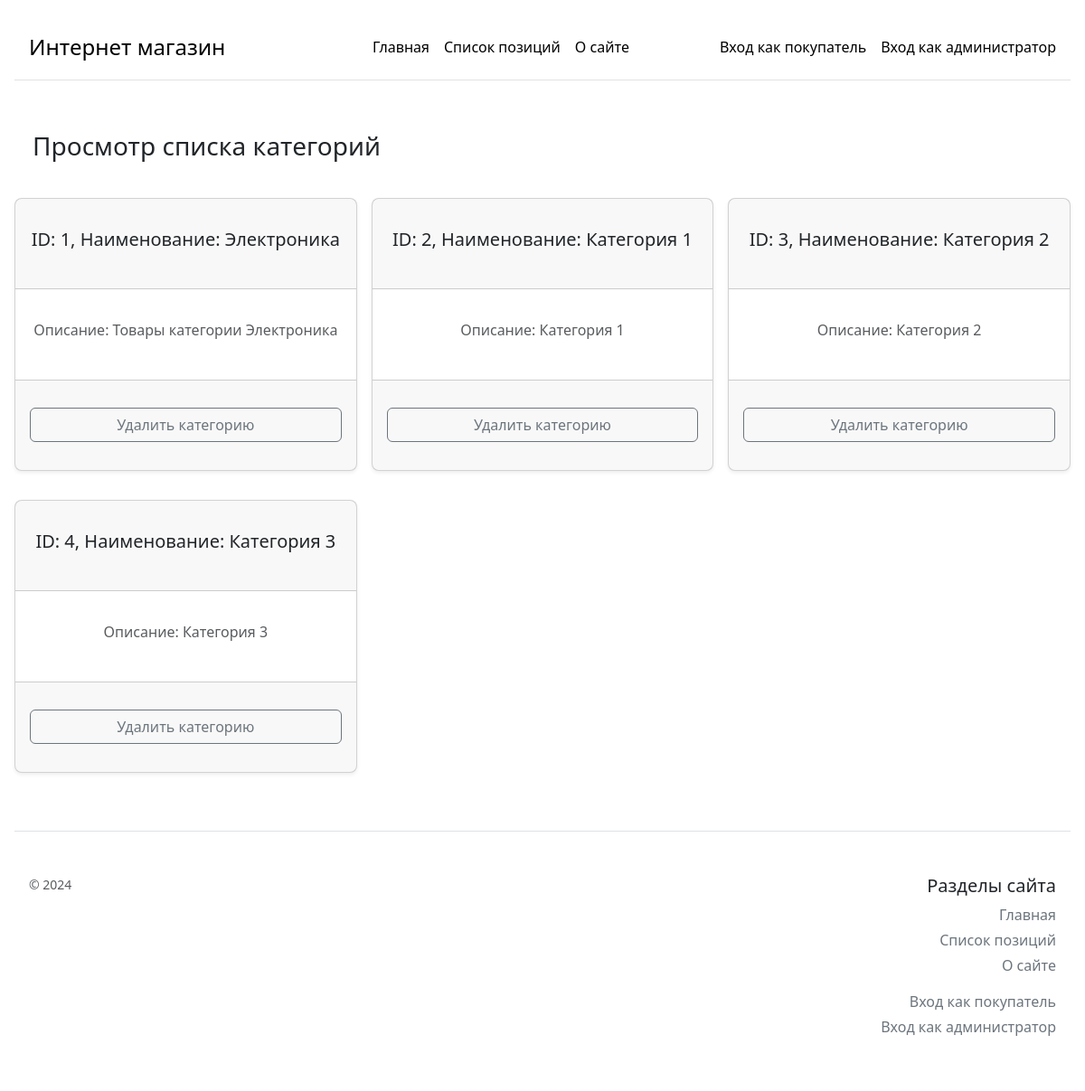
The page /categories_list on the database as committed earlier.
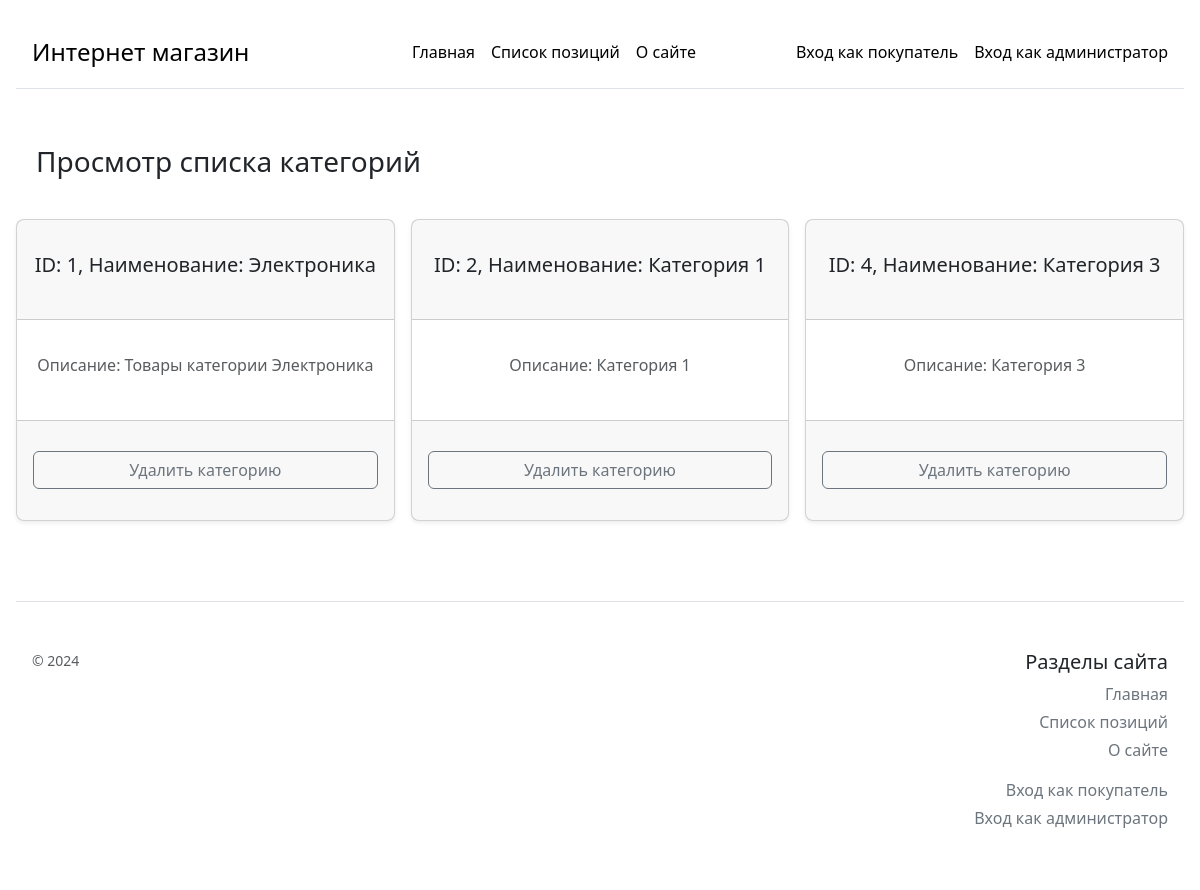
The same page on the database as committed later.
### models/category.py (models this page shows, shortened)
    class CategoryModel(db.Model):
        __tablename__ = 'categories'
        id = db.Column(db.Integer(), primary_key=True)
        name = db.Column(db.String(100), unique=True, nullable=False)
        discription = db.Column(db.Text, unique=False, nullable=False)

### main.py (the view)
@app.route('/categories_list', methods=['POST', 'GET'])
def categoriesList():
    return categoriesListHandler(CategoryModel, db, autorization)

### route_handlers/categories_list.py (called while the page is built)
def categoriesListHandler(CategoryModel, db: SQLAlchemy, autorization):
    if request.method == 'POST':
        categoryId = request.form['id']
        category = CategoryModel.query.filter_by(id=categoryId).first()
        if (category != None):
            db.session.delete(category)
            db.session.commit()
    CategoriesFromQuery = CategoryModel.query.all()
    categories = []
    for category in CategoriesFromQuery:
        categories.append({
            'id': category.id,
            'name': category.name,
            'discription': category.discription
        })
    return render_template('categories_list.html', categories=categories, autorization=autorization)

### templates/categories_list.html (shortened to what this page needs)
{% extends 'template.html' %}
{% block body %}
<div class="row p-3">
    <div class="col p-3">
        <h3>Просмотр списка категорий</h3>
    </div>
</div>
<form method="post">
    <div class="row row-cols-1 row-cols-md-3 mb-3 text-center g-3">
        {% for category in categories %}
        <div class="col">
            <div class="card mb-3 rounded-3 shadow-sm text-center">
                <div class="card-header"
                    style="min-height: 100px; display: flex; align-items: center; justify-content: center;">
                    <h5>ID: {{ category['id'] }}, Наименование: {{ category['name'] }}</h5>
                </div>
                <div class="card-body text-muted"
                    style="min-height: 100px; display: flex; align-items: center; justify-content: center;">
                    <h6>Описание: {{ category['discription'] }}</h6>
                </div>
                <div class="card-footer"
                    style="min-height: 100px; display: flex; align-items: center; justify-content: center;">
                    <button type="button" class="w-100 btn btn-m btn-outline-secondary" data-bs-toggle="modal"
                        data-bs-target="#modal_{{ category['id'] }}">Удалить категорию</button>
                </div>
            </div>
        </div>
        {% endfor %}
    </div>
</form>
{% endblock %}

### templates/template.html (shortened to what this page needs)
<!DOCTYPE html>
<html lang="en">
<head>
    <link rel="stylesheet" href="https://cdn.jsdelivr.net/npm/bootstrap@5.3.3/dist/css/bootstrap.min.css"
        rel="stylesheet"
>
</head>
<body>
    <div class="container-fluid p-3" style="min-height: 100vh">
        <header>
            <div class="d-flex flex-column flex-md-row align-items-center p-3 mb-4 border-bottom">
                <a href="/" class="d-flex align-items-center link-body-emphasis text-decoration-none">
                    <span class="fs-4">Интернет магазин</span>
                </a>
                <nav class="d-inline-flex mt-2 mt-md-0 ms-md-auto">
                    <a class="me-3 py-2 link-body-emphasis text-decoration-none" href="/">Главная</a>
                    <a class="me-3 py-2 link-body-emphasis text-decoration-none" href="/">Список позиций</a>
                    <a class="py-2 link-body-emphasis text-decoration-none" href="/about" style="margin-right: 100px;">О
                        сайте</a>
                    {% if autorization.isUserLogin == False and autorization.isClientLogin == False %}
                    <a class="me-3 py-2 link-body-emphasis text-decoration-none" href="/client_login"
                        style="text-align: end;">Вход
                        как
                        покупатель</a>
                    <a class="py-2 link-body-emphasis text-decoration-none" href="/user_login"
                        style="text-align: end;">Вход
                        как администратор</a>
                    {% else %}
                    <a class="py-2 link-body-emphasis text-decoration-none" href="/logout">Выход
                        ({{autorization.loginName}})</a>
                    {% endif %}
                </nav>
            </div>
        </header>
        <main style="min-height: 55vh">
            {% block body %}{% endblock%}
        </main>
        <footer class="pt-4 my-md-5 pt-md-5 p-3 border-top">
            <div class="row">
                <div class="col-12 col-md">
                    <small class="d-block mb-3 text-body-secondary">© 2024</small>
                </div>
                {% if autorization.isUserLogin == True %}
                <div class="col-6 col-md" style="text-align: end;">
                    <h5>Добавление элементов</h5>
                    <ul class="list-unstyled text-small">
                        <li class="mb-1"><a class="link-secondary text-decoration-none"
                                href="/add_new_category">Добавление новой
                                категории</a></li>
                        <li class="mb-1"><a class="link-secondary text-decoration-none"
                                href="/add_new_position">Добавление новой
                                позиции</a></li>
                        <li class="mb-1"><a class="link-secondary text-decoration-none"
                                href="/add_new_client">Добавление
                                нового
                                клиента</a></li>
                        <li class="mb-1"><a class="link-secondary text-decoration-none" href="/add_new_user">Добавление
                                нового
                                администратора</a></li>
                    </ul>
                </div>
                <div class="col-6 col-md" style="text-align: end;">
                    <h5>Просмотр/Редактирование</h5>
                    <ul class="list-unstyled text-small">
                        <li class="mb-1"><a class="link-secondary text-decoration-none" href="/categories_list">Просмотр
                                списка
                                категорий</a></li>
                        <li class="mb-1"><a class="link-secondary text-decoration-none" href="/positions_list">Просмотр
                                списка
                                позиций</a></li>
                        <li class="mb-1"><a class="link-secondary text-decoration-none"
                                href="/positions_images_list">Просмотр списка изображений</a></li>
                        <li class="mb-1"><a class="link-secondary text-decoration-none" href="/clients_list">Просмотр
                                списка клиентов</a></li>
                        <li class="mb-1"><a class="link-secondary text-decoration-none" href="/users_list">Просмотр
                                списка администраторов</a></li>
                    </ul>
                </div>
                {% else %}
                <div class="col-6 col-md"></div>
                <div class="col-6 col-md"> </div>
                <div class="col-6 col-md"></div>
                {% endif %}
                <div class="col-6 col-md" style="text-align: end;">
                    <h5>Разделы сайта</h5>
                    <ul class="list-unstyled text-small">
                        <li class="mb-1"><a class="link-secondary text-decoration-none" href="/">Главная</a></li>
                        <li class="mb-1"><a class="link-secondary text-decoration-none" href="/">Список позиций</a></li>
                        <li class="mb-3"><a class="link-secondary text-decoration-none" href="/about">О сайте</a></li>
                        {% if autorization.isUserLogin == False and autorization.isClientLogin == False %}
                        <li class="mb-1"><a class="link-secondary text-decoration-none" href="/">Вход как покупатель</a>
                        </li>
                        <li class="mb-3"><a class="link-secondary text-decoration-none" href="/user_login">Вход как
                                администратор</a></li>
                        {% else %}
                        <li class="mb-3"><a class="link-secondary text-decoration-none" href="/logout">Выход</a></li>
                        {% endif %}
                    </ul>
                </div>
            </div>
        </footer>
    </div>
</body>
</html>

Rows that differ between the two databases and show on the page:
removed CategoryModel: id "3", name "Категория 2", discription "Категория 2"
